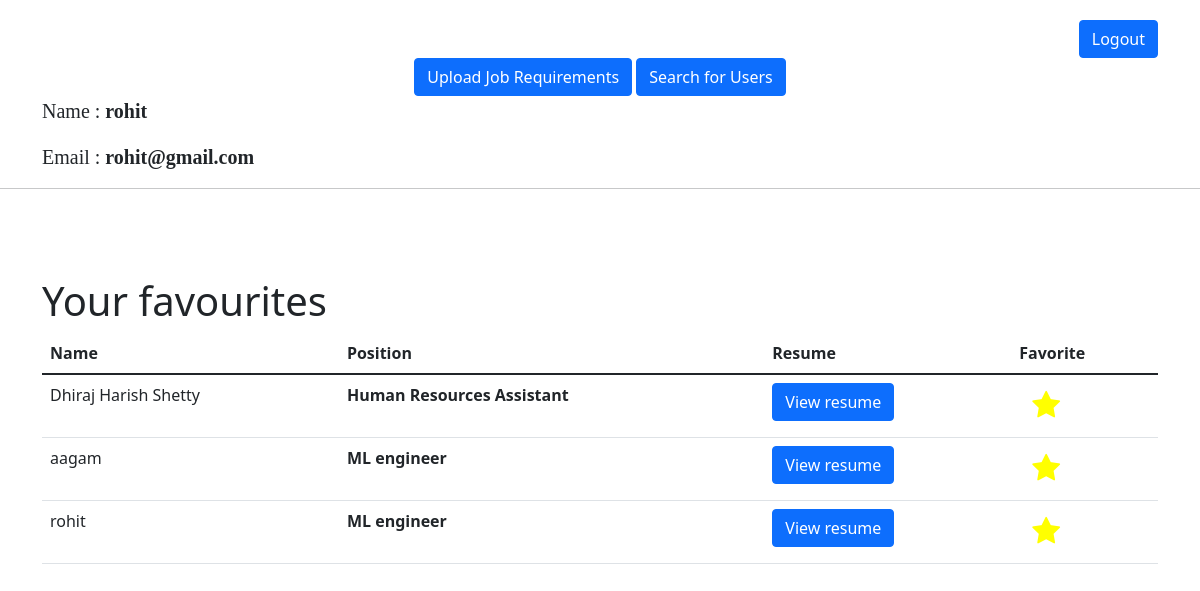
The app's page /companyprofile (signed in) with its own data.
### app.py (models this page shows)
class Company(db.Model):
    sno = db.Column(db.Integer, primary_key=True)
    name = db.Column(db.String(200), nullable=False)
    username = db.Column(db.String(200), unique=True)
    password = db.Column(db.String(200), nullable=False)
    jobTitle = db.Column(db.String(200), nullable=True)
    pdf = db.Column(db.String(200), nullable=True)

class User(db.Model):
    sno = db.Column(db.Integer, primary_key=True)
    name = db.Column(db.String(200), nullable=False)
    username = db.Column(db.String(200), unique=True)
    password = db.Column(db.String(200), nullable=False)
    resume = db.Column(db.String(200), nullable=True)
    position = db.Column(db.String(200), nullable=True)

class Companyfavourite(db.Model):
    sno = db.Column(db.Integer, primary_key=True)
    companysno = db.Column(db.Integer, ForeignKey("company.sno"), nullable=False)
    usersno = db.Column(db.Integer, ForeignKey("user.sno"), nullable=False)

### app.py (the view)
@app.route("/companyprofile")
def companyprofile():
    if 'company' in session:
        username = session['company']
        user = Company.query.filter_by(username=username).first()
        companyfavourite = Companyfavourite.query.filter_by(companysno = user.sno)
        return render_template('companyprofile.html', user=user, companyfavourite=companyfavourite)
    return redirect(url_for('companylogin'))

### app.py (called while the page is built)
def userdetailsincompanyfavourite(usersno):
    return User.query.filter_by(sno=usersno).first()

@app.context_processor
def context_processor():
    return dict(userincompanyfavourite = userincompanyfavourite, userdetailsincompanyfavourite = userdetailsincompanyfavourite, companyjobreq=companyjobreq, percentagematch = percentagematch)

### templates/companyprofile.html (shortened to what this page needs)
<!DOCTYPE html>
<html lang="en">
<head>
	<link href="https://cdn.jsdelivr.net/npm/bootstrap@5.1.1/dist/css/bootstrap.min.css" rel="stylesheet"
 />
	<link rel="stylesheet" href="https://cdnjs.cloudflare.com/ajax/libs/font-awesome/4.7.0/css/font-awesome.min.css">
</head>
<body>
	<div class="container">
		<div style="text-align:right; padding-top: 20px">
			<a class="btn btn-primary" href="/logoutcompany">Logout</a>
		</div>
		<div class="text-center">
			<a class="btn btn-primary" href="/companyJobRequirement">Upload Job Requirements</a>
			<a class="btn btn-primary" href="/searchuser">Search for Users</a>
		</div>
		<p style="font-size: 20px; font-family: serif, georgia">
			Name : <b>{{user.name}}</b>
		</p>
		<p style="font-size: 20px; font-family: serif, georgia">
			Email : <b>{{user.username}}</b>
		</p>
	</div>
	<hr />
	<br /><br /><br />
	<div class="container">
		{% if companyfavourite %}
		<h1>Your favourites</h1>
		<table class="table">
			<thead>
				<tr>
					<th>
						Name
					</th>
					<th>
						Position
					</th>
					<th>
						Resume
					</th>
					<th>
						Favorite
					</th>
				</tr>
			</thead>
			<tbody>
				{% for i in companyfavourite %}
				{% set user = userdetailsincompanyfavourite(i.usersno) %}
				<tr id="tr{{user.sno}}">
					<td>{{user.name}}</td>
					<td style="font-weight: bold">
						{% if user.position %}
						{{user.position}}
						{% else %}
						No Details
						{% endif %}
					</td>
					<td>
						{% if user.resume %}
						<a href="static/resumes/{{user.resume}}" class="btn btn-primary" target="__blank">
							View resume
						</a>
						{% else %}
						No Resume
						{% endif %}
					</td>
					<td>
						<div id="deletefavourite{{user.sno}}">
							<form class="deletefavourite" id="{{user.sno}}">
								<button type="submit" class="btn" class="update_form">
									<i type="submit" class="fa fa-star" style="color: yellow;font-size: 30px;"></i>
								</button>
							</form>
						</div>
					</td>
				</tr>
				{% endfor %}
			</tbody>
		</table>
		{% endif %}
	</div>
</body>
</html>

### records on screen
Company: name "rohit", username "rohit@gmail.com"
User: name "Dhiraj Harish Shetty", position "Human Resources Assistant"
User: name "aagam", position "ML engineer"
User: name "rohit", position "ML engineer"
